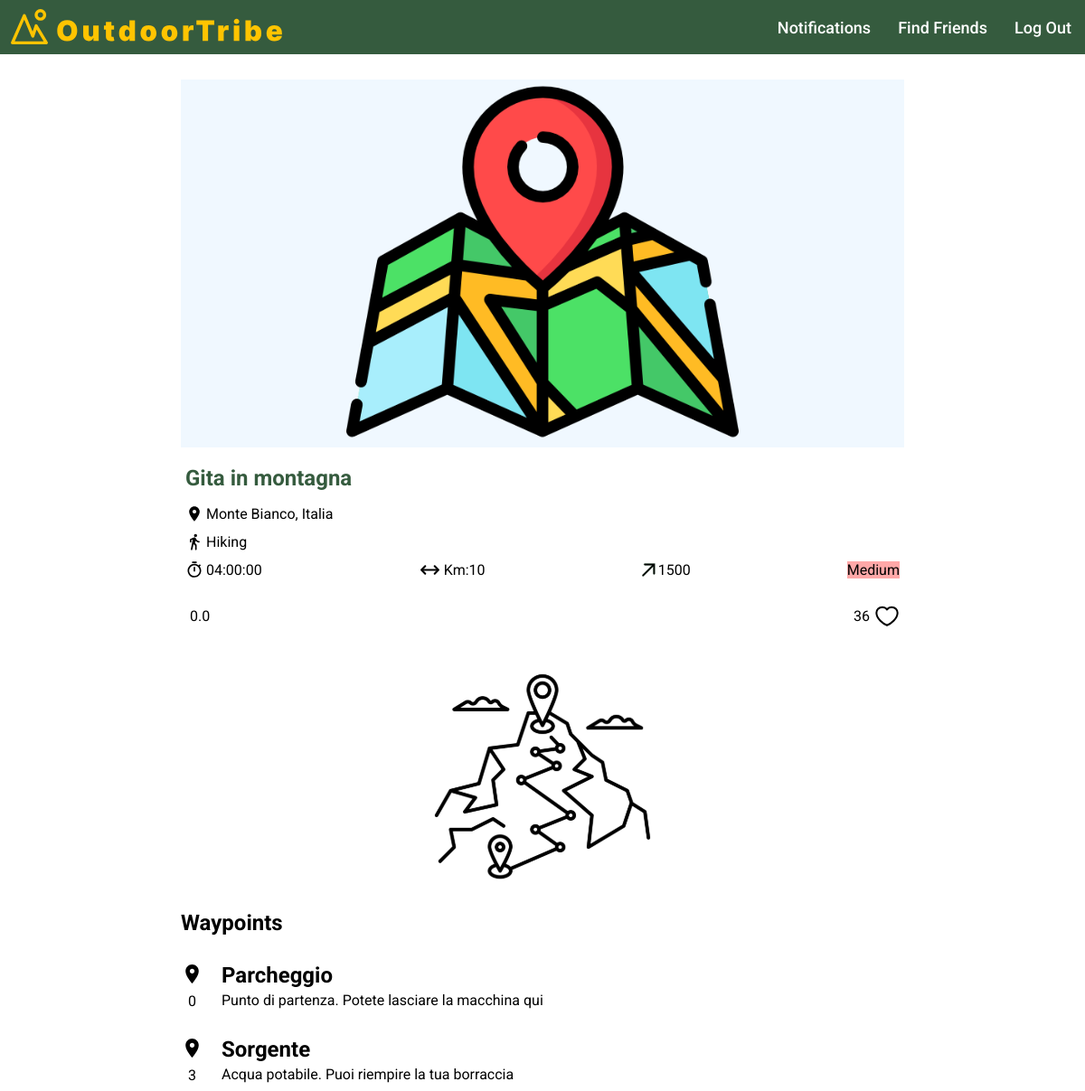
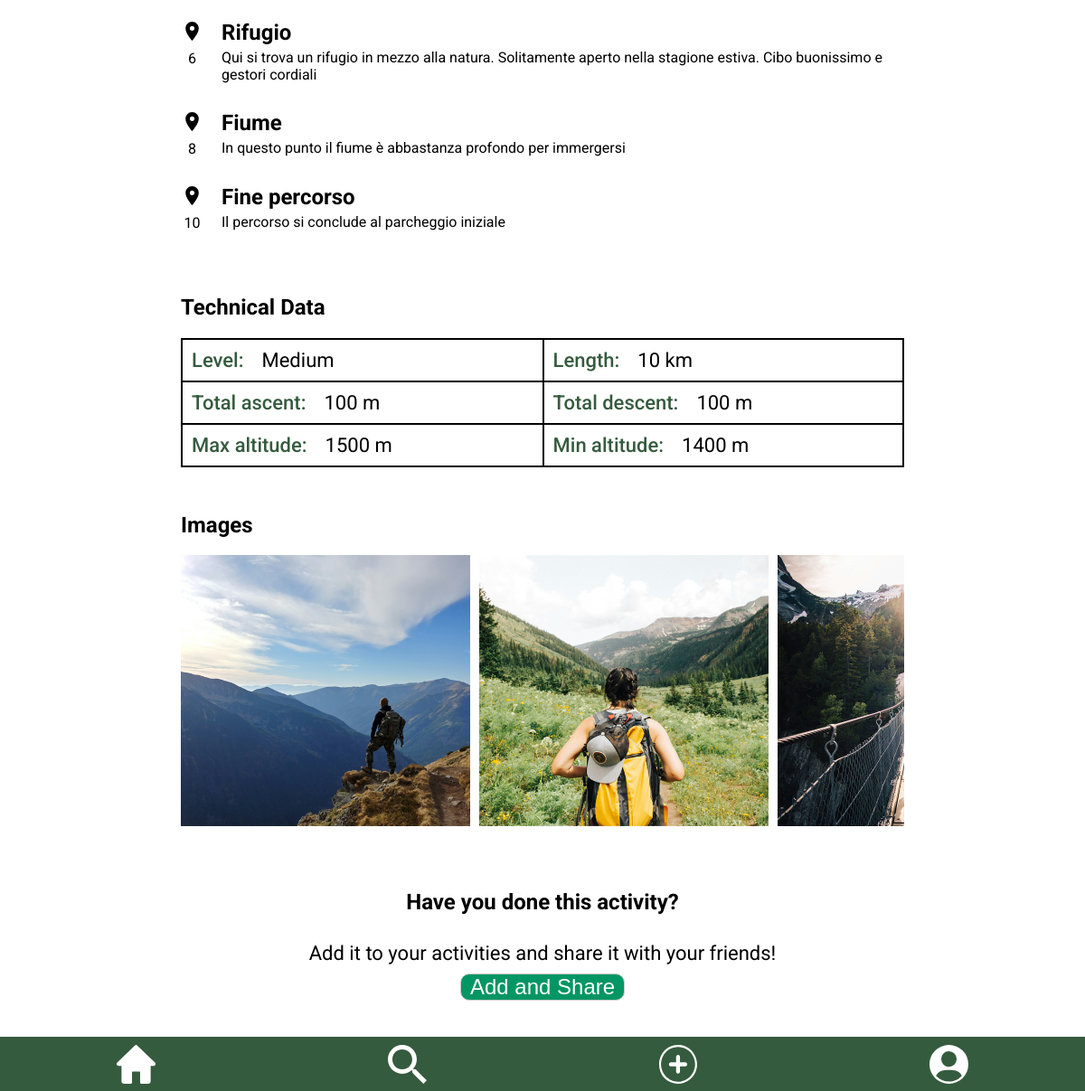
Page /public/post_details.php?id=11 (signed in) on the committed database (2 pictures, top to bottom).
### tables this page shows
CREATE TABLE `post` (
  `id` int NOT NULL,
  `user_id` int NOT NULL,
  `title` varchar(255) NOT NULL,
  `location` varchar(100) NOT NULL,
  `activity` varchar(100) NOT NULL,
  `duration` varchar(255) DEFAULT NULL,
  `length` float DEFAULT NULL,
  `max_altitude` float DEFAULT NULL,
  `min_altitude` float DEFAULT NULL,
  `max_ascent` float DEFAULT NULL,
  `min_descent` float DEFAULT NULL,
  `difficulty` varchar(6) DEFAULT NULL,
  `likes` int DEFAULT NULL,
  `created_at` timestamp NOT NULL DEFAULT CURRENT_TIMESTAMP
);

CREATE TABLE `waypoints` (
  `id` int NOT NULL,
  `post_id` int NOT NULL,
  `coordinates` varchar(255) DEFAULT NULL,
  `km` int NOT NULL,
  `title` varchar(255) NOT NULL,
  `description` text
);

CREATE TABLE `photo` (
  `id` int NOT NULL,
  `post_id` int DEFAULT NULL,
  `user_id` int DEFAULT NULL,
  `name` text NOT NULL
);

### admin/functions.php (called while the page is built, shortened)
<?php
function getAverageRating($conn, $post_id)
{
  $query_average_rating = "SELECT AVG(rating) AS average_rating FROM post_ratings WHERE post_id = ?";
  $stmt_avg_rating = $conn->prepare($query_average_rating);
  $stmt_avg_rating->bind_param("i", $post_id);
  $stmt_avg_rating->execute();
  $result_avg_rating = $stmt_avg_rating->get_result();
  $average_rating_row = $result_avg_rating->fetch_assoc();
  $average_rating = $average_rating_row['average_rating'];
  if ($average_rating === null) {
    $average_rating = 0;
  }
  return $average_rating;
}
function getLike($conn, $post_id, $current_user_id)
{
  $checkQuery = "SELECT COUNT(*) FROM likes WHERE post_id = {$post_id} AND user_id = $current_user_id";
  $checkResult = mysqli_query($conn, $checkQuery);
  $row_likes = mysqli_fetch_array($checkResult);
  if ($row_likes[0] > 0) {
    $like_icon_class = 'like-icon liked';
  } else {
    $like_icon_class = 'like-icon';
  }
  return $like_icon_class;
}
function getUserInfo($conn, $user_id)
{
  $user_query = "SELECT name, surname FROM user WHERE id = $user_id";
  $user_result = $conn->query($user_query);
  if ($user_result && $user_result->num_rows > 0) {
    return $user_result->fetch_assoc();
  } else {
    return false;
  }
}

### public/post_details.php (the view, shortened to what this page needs)
<?php
include("./../server/connection.php");
include("./../admin/functions.php");
?>
<!DOCTYPE html>
<html lang="en">
<head>
  <link rel="stylesheet" href="./../templates/header/header.css">
  <link rel="stylesheet" href="./../templates/footer/footer.css">
  <link rel="stylesheet" href="./../templates/components/components.css">
  <link rel="stylesheet" href="./../templates/post/post.css">
  <link rel="stylesheet" href="./../templates/popup-likes/popup-likes.css">
  <link rel="stylesheet" href="./styles/post_details.css">
</head>
<body>
  <main>
    <?php
    $current_user_id = $_SESSION['user_id'];
    if (isset($_GET['id'])) {
      $post_id = $_GET['id'];
      $post_query = "SELECT * FROM post WHERE id = $post_id";
      $result = $conn->query($post_query);
      if ($result->num_rows > 0) {
        $post = $result->fetch_assoc();
        $like_icon_class = getLike($conn, $post_id, $current_user_id);
        $user_info = getUserInfo($conn, $post['user_id']);
        if ($user_info !== false) {
          $average_rating = getAverageRating($conn, $post['id']);
          $title = $post['title'];
          $location = $post['location'];
          $activity = $post['activity'];
          $duration = $post['duration'];
          $length = $post['length'];
          $altitude = $post['max_altitude'];
          $difficulty = $post['difficulty'];
          $likes = $post['likes'];
          $is_post_details = true;
          include("./../templates/post/post.php");
        } else {
          echo "Errore: Impossibile trovare l'utente con ID " . $user_id;
        }
      } else {
        echo "Post non trovato.";
      }
    ?>
      <div class="waypoints-container">
        <?php
        $waypoints_query = "SELECT * FROM waypoints WHERE post_id = $post_id";
        $waypoints_result = $conn->query($waypoints_query);
        ?>
        <img src="./../assets/icons/waypoints.svg" alt="route-icon">
        <h2>Waypoints</h2>
        <?php
        if ($waypoints_result->num_rows > 0) {
          while ($waypoint = $waypoints_result->fetch_assoc()) {
        ?>
            <div class="waypoints">
              <div class="waipoints-1">
                <div class="icon"><img src="./../assets/icons/location.svg" alt=""></div>
                <div class="number"><?php echo $waypoint['km']; ?></div>
              </div>
              <div class="waypoints-2">
                <h2><?php echo $waypoint['title']; ?></h2>
                <div class="description"><?php echo $waypoint['description']; ?></div>
              </div>
            </div>
        <?php
          }
        } else {
          echo "Nessun waypoint trovato per questo post.";
        }
        ?>
      </div>
      <div class="technical-data">
        <?php
        $data_query = "SELECT * FROM post WHERE id = $post_id";
        $data_result = $conn->query($data_query);
        ?>
        <h2>Technical Data</h2>
        <?php
        if ($data_result->num_rows > 0) {
          $data = $data_result->fetch_assoc();
        ?>
          <div class="grid-data">
            <div class="level">
              <p class="paragraph-450">Level:</p>
              <p class="paragraph-400"><?php echo $data['difficulty']; ?></p>
            </div>
            <div class="length">
              <p class="paragraph-450">Length:</p>
              <p class="paragraph-400"><?php echo $data['length'] . " km"; ?></p>
            </div>
            <div class="ascent">
              <p class="paragraph-450">Total ascent:</p>
              <p class="paragraph-400"><?php echo $data['max_ascent'] . " m"; ?></p>
            </div>
            <div class="descent">
              <p class="paragraph-450">Total descent:</p>
              <p class="paragraph-400"><?php echo $data['min_descent'] . " m"; ?></p>
            </div>
            <div class="max-altitude">
              <p class="paragraph-450">Max altitude:</p>
              <p class="paragraph-400"><?php echo $data['max_altitude'] . " m"; ?></p>
            </div>
            <div class="min-altitude">
              <p class="paragraph-450">Min altitude:</p>
              <p class="paragraph-400"><?php echo $data['min_altitude'] . " m"; ?></p>
            </div>
          </div>
        <?php
        } else {
          echo "<p>Nessun dato tecnico disponibile per questo post.</p>";
        }
        ?>
      </div>
      <div class="images">
        <?php
        $images_query = "SELECT * FROM photo WHERE post_id = $post_id";
        $images_result = $conn->query($images_query);
        $images_shown = 4;
        ?>
        <h2>Images</h2>
        <div class="image-scroll-container">
          <div class="image-container">
            <?php
            if ($images_result->num_rows > 0) {
              $i = 0;
              while ($i < $images_shown && $image = $images_result->fetch_assoc()) {
            ?>
                <img class="clickable-image" src="./../uploads/photos/post/<?php echo $image['name']; ?>" alt="Post Image">
              <?php
                $i++;
              }
              ?>
            <?php
            } else {
              echo "Nessuna foto ancora caricata per questa avventura.";
            }
            ?>
          </div>
        </div>
      </div>
      <div class="share">
        <h2>Have you done this activity?</h2>
        <p class="paragraph-400">Add it to your activities and share it with your friends!</p>
        <input class="full-btn" type="button" value="Add and Share" onclick="sharePost(<?php echo $post_id; ?>)">
      </div>
    <?php
    } else {
      echo "ID del post non specificato.";
    }
    ?>
  </main>
</body>
</html>

### templates/post/post.php (shortened to what this page needs)
<div class="post-container">
  <div class="photo-container">
    <div class="map">
      <img src="./../assets/icons/map.svg" alt="post-picture">
    </div>
  </div>
  <div class="info-container">
    <div class="title">
      <?php if (!$is_post_details) : ?>
        <h2><a href="post_details.php?id=<?php echo $post_id; ?>"><?php echo $title; ?></a></h2>
      <?php else : ?>
        <h2><?php echo $title; ?></h2>
      <?php endif; ?>
    </div>
    <div class="location">
      <img src="./../assets/icons/location.svg" alt="location-icon">
      <p><?php echo $location; ?></p>
    </div>
    <div class="activity">
      <img src="./../assets/icons/activity.svg" alt="activity-icon">
      <p><?php echo $activity; ?></p>
    </div>
    <div class="details-container">
      <div class="duration">
        <img src="./../assets/icons/time.svg" alt="duration-activity-icon">
        <p><?php echo $duration; ?></p>
      </div>
      <div class="length">
        <img src="./../assets/icons/length.svg" alt="length-activity-icon">
        <p>Km:<?php echo $length; ?></p>
      </div>
      <div class="altitude">
        <img src="./../assets/icons/altitude.svg" alt="altitude-activity-icon">
        <p><?php echo $altitude; ?></p>
      </div>
      <div class="difficulty-<?php echo strtolower($difficulty); ?>">
        <p><?php echo $difficulty; ?></p>
      </div>
    </div>
    <div class="rating-likes">
      <div class="rating">
        <p> <?php echo number_format($average_rating, 1); ?> </p>
      </div>
      <div class="likes">
        <p id="likes-<?php echo $post_id; ?>" data-post-id="<?php echo $post_id; ?>" class="likes-count"><?php echo $likes; ?></p>
        <div class="<?php echo $like_icon_class; ?>" data-post-id="<?php echo $post_id; ?>"></div>
      </div>
    </div>
  </div>
</div>

### templates/header/header.css (style rules this page uses)
header { font-family: "Roboto", sans-serif; height: 60px; display: flex; flex-direction: row; background-color: #355B3E; align-items:center; margin: auto; position: fixed; top: 0; left: 0; right: 0; z-index: 1; }
.left-section { flex: 1; display: flex; }
.right-section { display: flex; align-items: center; }
.logo { margin-left: 10px; height: 45px; }
.menu { position: absolute; top: 65px; right: 0px; width: 130px; background-color: #355B3E; color: #ffffff; padding: 20px; align-items: center; }
.menu a { color: #ffffff; font-weight: 500; font-size: 18px; text-decoration: none; padding: 0 15px; }
@media screen and (min-width: 769px) { .menu { position: static; width: auto; background-color: transparent; color: inherit; padding: 0; display: flex; flex-direction: row; } }

### templates/footer/footer.css (style rules this page uses)
.footer-nav { height: 60px; display: flex; flex-direction: row; background-color: #355B3E; align-items:center; margin: auto; justify-content:space-around; position: fixed; bottom: 0; left: 0; right: 0; }
.footer-nav img { height: 43px; margin-top: 5px; }

### templates/components/components.css (style rules this page uses)
body { font-family: "Roboto", sans-serif; }
.full-btn, .border-btn { border-radius: 10px; border: 1px solid #ccc; font-size: 24px; }
.full-btn { color: white; background-color: #029664; }
.paragraph-400, .paragraph-450, .errore { color: #355B3E; font-weight: 400; font-size: 22px; max-width: 100%; height: auto; }
.paragraph-450, .errore { font-weight: 450; }

### templates/post/post.css (style rules this page uses)
.post-container { display: flex; flex-direction: column; justify-content: center; margin-top: 50px; margin-bottom: 30px; border: 2px solid black; min-width: 400px; }
.photo-container { display: flex; justify-content: center; }
.map img { max-height: 200px; }
.title h2 { color: #355B3E; }
.location, .activity, .duration, .length, .altitude, .details-container, .rating-likes, .rating, .likes { display: flex; }
.likes { align-items: center; cursor: pointer; }
.rating { align-items: center; }
.likes p { margin: 0 5px; }
.like-icon { width: 28px; height: 28px; background-image: url('./../../assets/icons/like.svg'); background-repeat: no-repeat; }
.location, .activity, .details-container { margin-top: -20px; }
.rating p { margin-left: 5px; }
.details-container, .rating-likes { justify-content: space-between; }
.location img, .activity img, .duration img { min-height: 20px; margin-right: 3px; }
.length img { min-width: 25px; margin-right: 3px; }
.altitude img { min-width: 15px; margin-right: 3px; }
.info-container { margin: 0 5px; }
.difficulty-medium p { background-color: #FFA8A8; }
@media screen and (min-width: 900px) { .post-container { min-width: 600px; } }

### public/styles/post_details.css (style rules this page uses)
body { display: flex; justify-content: center; font-family: "Roboto", sans-serif; margin-bottom: 100px; }
main { margin-top: 30px; }
.post-container { border: none; }
.photo-container .map img { min-width: 400px; max-height: none; }
.photo-container { background-color: aliceblue; }
.waypoints-container { display: flex; flex-direction: column; max-width: 800px; }
.waypoints-container > img { width: 250px; margin: auto; }
.waypoints-container > h2 { margin-bottom: 0; }
.waypoints { display: flex; column-gap: 20px; margin-top: 30px; }
.icon { display: flex; }
.waypoints-2, .waipoints-1 { display: flex; flex-direction: column; row-gap: 4px; }
.waipoints-1 { row-gap: 8px; }
.waypoints img { height: 25px; margin-top: auto; margin-bottom: auto; }
.waypoints h2 { margin: 0; }
.number { display: flex; justify-content: center; }
.technical-data { display: flex; flex-direction: column; }
.grid-data { display: grid; grid-template-columns: auto auto; border: 1px solid #000; }
.level, .technical-data .length, .ascent, .descent, .max-altitude, .min-altitude { display: flex; border: 1px solid #000; }
.paragraph-400, .paragraph-450 { margin: 10px; }
.paragraph-400 { color: #000; }
.images { max-width: 800px; }
.image-scroll-container { overflow-x: auto; display: flex; flex-direction: column; }
.image-container { display: flex; gap: 10px; height: 300px; }
.image-container img { max-width: 40%; object-fit: cover; }
.technical-data, .images, .share { margin-top: 50px; }
.share { display: flex; flex-direction: column; align-items: center; justify-content: center; }
.full-btn { padding: 0 10px; }

### rows in the picture
post: title "Gita in montagna", location "Monte Bianco, Italia", activity "Hiking", duration "04:00:00", length "10", max_altitude "1500", difficulty "Medium", likes "36", max_ascent "100", min_descent "100", min_altitude "1400"
waypoints: km "0", title "Parcheggio", description "Punto di partenza. Potete lasciare la macchina qui"
waypoints: km "3", title "Sorgente", description "Acqua potabile. Puoi riempire la tua borraccia"
waypoints: km "6", title "Rifugio", description "Qui si trova un rifugio in mezzo alla natura. Solitamente aperto nella stagione estiva. Cibo buonissimo e gestori cordiali"
waypoints: km "8", title "Fiume", description "In questo punto il fiume è abbastanza profondo per immergersi"
waypoints: km "10", title "Fine percorso", description "Il percorso si conclude al parcheggio iniziale"
photo: name (picture)
photo: name (picture)
photo: name (picture)

### other values in the picture
$average_rating "0.0"
